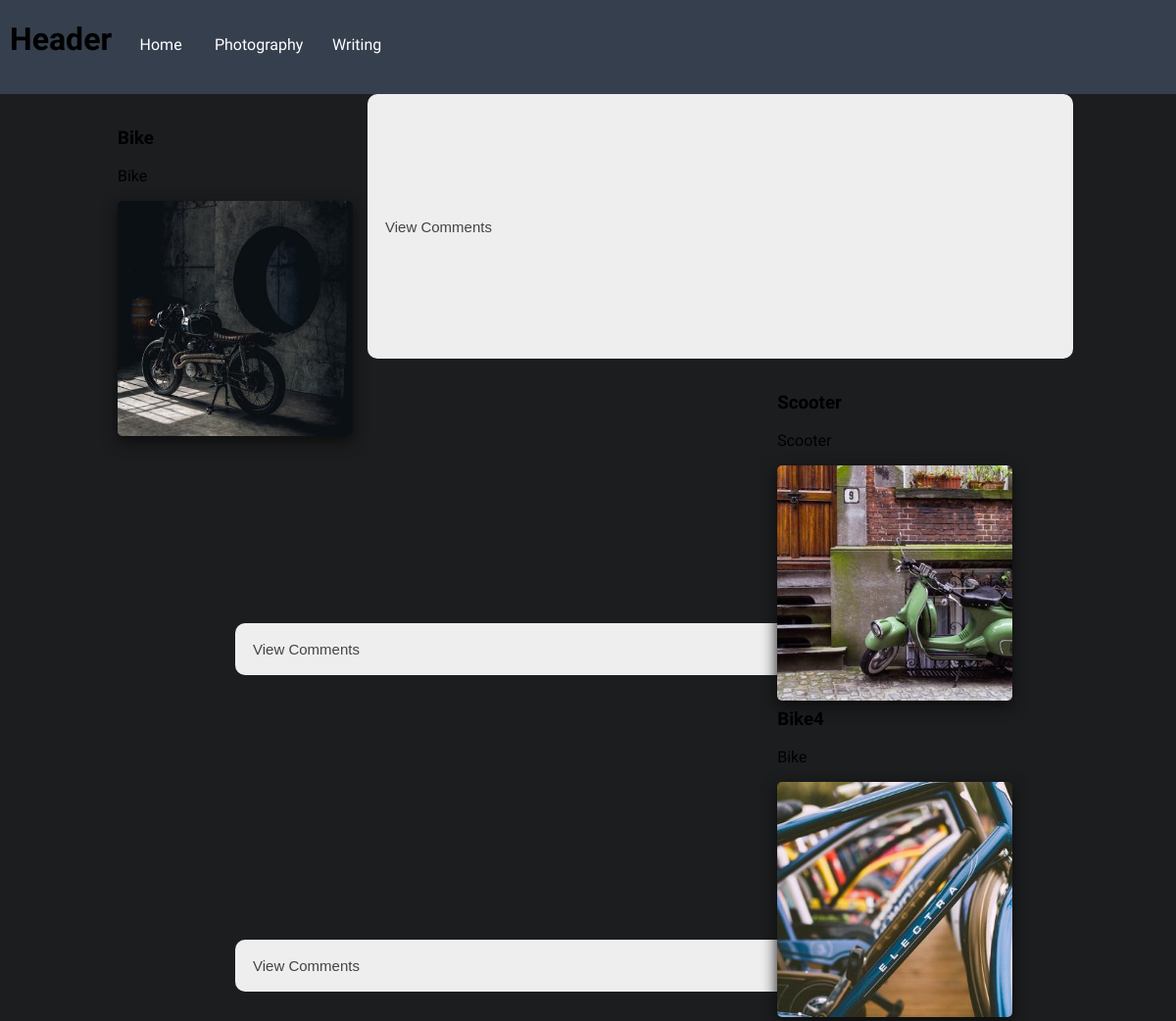
The app's page /photography/2/ with its own data.
### main_site/models.py (models this page shows, shortened)
class Photo(models.Model):
    id = models.AutoField(primary_key=True)
    image = models.ImageField(upload_to='images/')
    thumbnail = models.ImageField(upload_to='thumbnails/', blank=True, null=True)
    title = models.CharField(max_length=100)
    description = models.CharField(max_length=750)
    tag = models.ManyToManyField('Tag')
    published = models.BooleanField(default=True)
    published_date = models.DateTimeField(blank=True, null=True, auto_now_add=True)
    class Meta:
        ordering = ['published_date']

### main_site/views.py (the view)
# urls.py: path('photography/', views.photo_tags, name='photo'),
def photo(request, tag_id):
    photos = Photo.objects.filter(published=True).filter(tag__id=tag_id)
    if request.method == 'POST':
        comment_form = PhotoCommentForm(data=request.POST)
        print('POST')
        if comment_form.is_valid():
            print('valid')
            comment_form.save()
    else:
        comment_form = PhotoCommentForm()
    data = serializers.serialize('json', photos)
    context = {
        'photos': photos,
        'comment_form': comment_form,
        'data': data
    }
    return render(request, 'photography.html', context=context)

### main_site/templates/photography.html (shortened to what this page needs)
{% extends "base_generic.html" %}
{% load static %}
{% block content %}
    <div class="photo-grid">
    {% for photo in photos %}
        <div class="item">
            <h3>{{ photo.title }}</h3>
            <p>{{ photo.description }}</p>
            <img id="{{ photo.pk }}" class="photo-page-img" alt="{{ photo.title }}" onclick="processModal(this);" src="{{ photo.thumbnail.url }}">
        </div>
        <button type="button" class="collapsible">View Comments</button>
    {% endfor %}
    </div>
{% endblock %}

### main_site/static/css/styles.css (style rules this page uses)
:root { --color-primary: #1c1d1f; --color-secondary: #353f4e; --color-secondary-alpha: #353f4eb0; --color-tertiary: #2b9fc8; --color-quaternary: #bed8e8; --color-text: #f3f3f3; --tile-size-vw: 20vw; --tile-size-per: 20%; }
html body { margin: 0; padding: 0; overflow-x: hidden; background-color: var(--color-primary); font-family: 'Open Sans Condensed', sans-serif; }
.collapsible { background-color: #eee; color: #444; cursor: pointer; padding: 18px; width: 60%; border: none; text-align: left; outline: none; font-size: 15px; border-radius: 10px; }
.photo-grid { display: flex; flex-wrap: wrap; justify-content: center; }
.photo-page-img { position: relative; flex: 0 0 20%; width: var(--tile-size-vw); height: var(--tile-size-vw); object-fit: cover; cursor: pointer; transition: 0.3s; box-shadow: 0px 5px 15px rgb(12, 12, 12); border-radius: 5px; }
.item { height: var(--tile-size-vw); width: var(--tile-size-vw); padding: 15px }

### records on screen
Photo: title "Bike", description "Bike", thumbnail (picture)
Photo: title "Scooter", description "Scooter", thumbnail (picture)
Photo: title "Bike4", description "Bike", thumbnail (picture)
